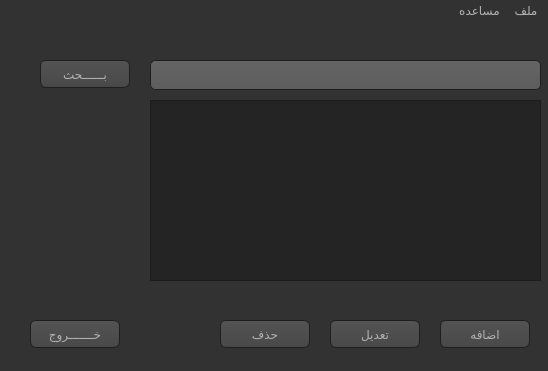
<?xml version="1.0" encoding="UTF-8"?>
<ui version="4.0">
 <class>Form</class>
 <widget class="QMainWindow" name="Form">
  <property name="geometry">
   <rect>
    <x>0</x>
    <y>0</y>
    <width>548</width>
    <height>371</height>
   </rect>
  </property>
  <property name="windowTitle">
   <string>Moon Dictionary</string>
  </property>
  <property name="windowIcon">
   <iconset resource="resources.qrc">
    <normaloff>:/images/moon.ico</normaloff>:/images/moon.ico</iconset>
  </property>
  <property name="layoutDirection">
   <enum>Qt::RightToLeft</enum>
  </property>
  <property name="styleSheet">
   <string notr="true">QToolTip
{
     border: 1px solid black;
     background-color: #ffa02f;
     padding: 1px;
     border-radius: 3px;
     opacity: 100;
}

QWidget
{
    color: #b1b1b1;
    background-color: #323232;
}

QWidget:item:hover
{
    background-color: QLinearGradient( x1: 0, y1: 0, x2: 0, y2: 1, stop: 0 #ffa02f, stop: 1 #ca0619);
    color: #000000;
}

QWidget:item:selected
{
    background-color: QLinearGradient( x1: 0, y1: 0, x2: 0, y2: 1, stop: 0 #ffa02f, stop: 1 #d7801a);
}

QMenuBar::item
{
    background: transparent;
}

QMenuBar::item:selected
{
    background: transparent;
    border: 1px solid #ffaa00;
}

QMenuBar::item:pressed
{
    background: #444;
    border: 1px solid #000;
    background-color: QLinearGradient(
        x1:0, y1:0,
        x2:0, y2:1,
        stop:1 #212121,
        stop:0.4 #343434/*,
        stop:0.2 #343434,
        stop:0.1 #ffaa00*/
    );
    margin-bottom:-1px;
    padding-bottom:1px;
}

QMenu
{
    border: 1px solid #000;
}

QMenu::item
{
    padding: 2px 20px 2px 20px;
}

QMenu::item:selected
{
    color: #000000;
}

QWidget:disabled
{
    color: #404040;
    background-color: #323232;
}

QAbstractItemView
{
    background-color: QLinearGradient( x1: 0, y1: 0, x2: 0, y2: 1, stop: 0 #4d4d4d, stop: 0.1 #646464, stop: 1 #5d5d5d);
}

QWidget:focus
{
    /*border: 2px solid QLinearGradient( x1: 0, y1: 0, x2: 0, y2: 1, stop: 0 #ffa02f, stop: 1 #d7801a);*/
}

QLineEdit
{
    background-color: QLinearGradient( x1: 0, y1: 0, x2: 0, y2: 1, stop: 0 #4d4d4d, stop: 0 #646464, stop: 1 #5d5d5d);
    padding: 1px;
    border-style: solid;
    border: 1px solid #1e1e1e;
    border-radius: 5;
}

QPushButton
{
    color: #b1b1b1;
    background-color: QLinearGradient( x1: 0, y1: 0, x2: 0, y2: 1, stop: 0 #565656, stop: 0.1 #525252, stop: 0.5 #4e4e4e, stop: 0.9 #4a4a4a, stop: 1 #464646);
    border-width: 1px;
    border-color: #1e1e1e;
    border-style: solid;
    border-radius: 6;
    padding: 3px;
    font-size: 12px;
    padding-left: 5px;
    padding-right: 5px;
}

QPushButton:pressed
{
    background-color: QLinearGradient( x1: 0, y1: 0, x2: 0, y2: 1, stop: 0 #2d2d2d, stop: 0.1 #2b2b2b, stop: 0.5 #292929, stop: 0.9 #282828, stop: 1 #252525);
}

QComboBox
{
    selection-background-color: #ffaa00;
    background-color: QLinearGradient( x1: 0, y1: 0, x2: 0, y2: 1, stop: 0 #565656, stop: 0.1 #525252, stop: 0.5 #4e4e4e, stop: 0.9 #4a4a4a, stop: 1 #464646);
    border-style: solid;
    border: 1px solid #1e1e1e;
    border-radius: 5;
}

QComboBox:hover,QPushButton:hover
{
    border: 2px solid QLinearGradient( x1: 0, y1: 0, x2: 0, y2: 1, stop: 0 #ffa02f, stop: 1 #d7801a);
}


QComboBox:on
{
    padding-top: 3px;
    padding-left: 4px;
    background-color: QLinearGradient( x1: 0, y1: 0, x2: 0, y2: 1, stop: 0 #2d2d2d, stop: 0.1 #2b2b2b, stop: 0.5 #292929, stop: 0.9 #282828, stop: 1 #252525);
    selection-background-color: #ffaa00;
}

QComboBox QAbstractItemView
{
    border: 2px solid darkgray;
    selection-background-color: QLinearGradient( x1: 0, y1: 0, x2: 0, y2: 1, stop: 0 #ffa02f, stop: 1 #d7801a);
}

QComboBox::drop-down
{
     subcontrol-origin: padding;
     subcontrol-position: top right;
     width: 15px;

     border-left-width: 0px;
     border-left-color: darkgray;
     border-left-style: solid; /* just a single line */
     border-top-right-radius: 3px; /* same radius as the QComboBox */
     border-bottom-right-radius: 3px;
 }

QComboBox::down-arrow
{
     image: url(:/down_arrow.png);
}

QGroupBox:focus
{
border: 2px solid QLinearGradient( x1: 0, y1: 0, x2: 0, y2: 1, stop: 0 #ffa02f, stop: 1 #d7801a);
}

QTextEdit:focus
{
    border: 2px solid QLinearGradient( x1: 0, y1: 0, x2: 0, y2: 1, stop: 0 #ffa02f, stop: 1 #d7801a);
}

QScrollBar:horizontal {
     border: 1px solid #222222;
     background: QLinearGradient( x1: 0, y1: 0, x2: 0, y2: 1, stop: 0.0 #121212, stop: 0.2 #282828, stop: 1 #484848);
     height: 7px;
     margin: 0px 16px 0 16px;
}

QScrollBar::handle:horizontal
{
      background: QLinearGradient( x1: 0, y1: 0, x2: 1, y2: 0, stop: 0 #ffa02f, stop: 0.5 #d7801a, stop: 1 #ffa02f);
      min-height: 20px;
      border-radius: 2px;
}

QScrollBar::add-line:horizontal {
      border: 1px solid #1b1b19;
      border-radius: 2px;
      background: QLinearGradient( x1: 0, y1: 0, x2: 1, y2: 0, stop: 0 #ffa02f, stop: 1 #d7801a);
      width: 14px;
      subcontrol-position: right;
      subcontrol-origin: margin;
}

QScrollBar::sub-line:horizontal {
      border: 1px solid #1b1b19;
      border-radius: 2px;
      background: QLinearGradient( x1: 0, y1: 0, x2: 1, y2: 0, stop: 0 #ffa02f, stop: 1 #d7801a);
      width: 14px;
     subcontrol-position: left;
     subcontrol-origin: margin;
}

QScrollBar::right-arrow:horizontal, QScrollBar::left-arrow:horizontal
{
      border: 1px solid black;
      width: 1px;
      height: 1px;
      background: white;
}

QScrollBar::add-page:horizontal, QScrollBar::sub-page:horizontal
{
      background: none;
}

QScrollBar:vertical
{
      background: QLinearGradient( x1: 0, y1: 0, x2: 1, y2: 0, stop: 0.0 #121212, stop: 0.2 #282828, stop: 1 #484848);
      width: 7px;
      margin: 16px 0 16px 0;
      border: 1px solid #222222;
}

QScrollBar::handle:vertical
{
      background: QLinearGradient( x1: 0, y1: 0, x2: 0, y2: 1, stop: 0 #ffa02f, stop: 0.5 #d7801a, stop: 1 #ffa02f);
      min-height: 20px;
      border-radius: 2px;
}

QScrollBar::add-line:vertical
{
      border: 1px solid #1b1b19;
      border-radius: 2px;
      background: QLinearGradient( x1: 0, y1: 0, x2: 0, y2: 1, stop: 0 #ffa02f, stop: 1 #d7801a);
      height: 14px;
      subcontrol-position: bottom;
      subcontrol-origin: margin;
}

QScrollBar::sub-line:vertical
{
      border: 1px solid #1b1b19;
      border-radius: 2px;
      background: QLinearGradient( x1: 0, y1: 0, x2: 0, y2: 1, stop: 0 #d7801a, stop: 1 #ffa02f);
      height: 14px;
      subcontrol-position: top;
      subcontrol-origin: margin;
}

QScrollBar::up-arrow:vertical, QScrollBar::down-arrow:vertical
{
      border: 1px solid black;
      width: 1px;
      height: 1px;
      background: white;
}


QScrollBar::add-page:vertical, QScrollBar::sub-page:vertical
{
      background: none;
}

QTextEdit
{
    background-color: #242424;
}

QPlainTextEdit
{
    background-color: #242424;
}

QHeaderView::section
{
    background-color: QLinearGradient(x1:0, y1:0, x2:0, y2:1, stop:0 #616161, stop: 0.5 #505050, stop: 0.6 #434343, stop:1 #656565);
    color: white;
    padding-left: 4px;
    border: 1px solid #6c6c6c;
}

QCheckBox:disabled
{
color: #414141;
}

QDockWidget::title
{
    text-align: center;
    spacing: 3px; /* spacing between items in the tool bar */
    background-color: QLinearGradient(x1:0, y1:0, x2:0, y2:1, stop:0 #323232, stop: 0.5 #242424, stop:1 #323232);
}

QDockWidget::close-button, QDockWidget::float-button
{
    text-align: center;
    spacing: 1px; /* spacing between items in the tool bar */
    background-color: QLinearGradient(x1:0, y1:0, x2:0, y2:1, stop:0 #323232, stop: 0.5 #242424, stop:1 #323232);
}

QDockWidget::close-button:hover, QDockWidget::float-button:hover
{
    background: #242424;
}

QDockWidget::close-button:pressed, QDockWidget::float-button:pressed
{
    padding: 1px -1px -1px 1px;
}

QMainWindow::separator
{
    background-color: QLinearGradient(x1:0, y1:0, x2:0, y2:1, stop:0 #161616, stop: 0.5 #151515, stop: 0.6 #212121, stop:1 #343434);
    color: white;
    padding-left: 4px;
    border: 1px solid #4c4c4c;
    spacing: 3px; /* spacing between items in the tool bar */
}

QMainWindow::separator:hover
{

    background-color: QLinearGradient(x1:0, y1:0, x2:0, y2:1, stop:0 #d7801a, stop:0.5 #b56c17 stop:1 #ffa02f);
    color: white;
    padding-left: 4px;
    border: 1px solid #6c6c6c;
    spacing: 3px; /* spacing between items in the tool bar */
}

QToolBar::handle
{
     spacing: 3px; /* spacing between items in the tool bar */
     background: url(:/images/handle.png);
}

QMenu::separator
{
    height: 2px;
    background-color: QLinearGradient(x1:0, y1:0, x2:0, y2:1, stop:0 #161616, stop: 0.5 #151515, stop: 0.6 #212121, stop:1 #343434);
    color: white;
    padding-left: 4px;
    margin-left: 10px;
    margin-right: 5px;
}

QProgressBar
{
    border: 2px solid grey;
    border-radius: 5px;
    text-align: center;
}

QProgressBar::chunk
{
    background-color: #d7801a;
    width: 2.15px;
    margin: 0.5px;
}

QTabBar::tab {
    color: #b1b1b1;
    border: 1px solid #444;
    border-bottom-style: none;
    background-color: #323232;
    padding-left: 10px;
    padding-right: 10px;
    padding-top: 3px;
    padding-bottom: 2px;
    margin-right: -1px;
}

QTabWidget::pane {
    border: 1px solid #444;
    top: 1px;
}

QTabBar::tab:last
{
    margin-right: 0; /* the last selected tab has nothing to overlap with on the right */
    border-top-right-radius: 3px;
}

QTabBar::tab:first:!selected
{
 margin-left: 0px; /* the last selected tab has nothing to overlap with on the right */


    border-top-left-radius: 3px;
}

QTabBar::tab:!selected
{
    color: #b1b1b1;
    border-bottom-style: solid;
    margin-top: 3px;
    background-color: QLinearGradient(x1:0, y1:0, x2:0, y2:1, stop:1 #212121, stop:.4 #343434);
}

QTabBar::tab:selected
{
    border-top-left-radius: 3px;
    border-top-right-radius: 3px;
    margin-bottom: 0px;
}

QTabBar::tab:!selected:hover
{
    /*border-top: 2px solid #ffaa00;
    padding-bottom: 3px;*/
    border-top-left-radius: 3px;
    border-top-right-radius: 3px;
    background-color: QLinearGradient(x1:0, y1:0, x2:0, y2:1, stop:1 #212121, stop:0.4 #343434, stop:0.2 #343434, stop:0.1 #ffaa00);
}

QRadioButton::indicator:checked, QRadioButton::indicator:unchecked{
    color: #b1b1b1;
    background-color: #323232;
    border: 1px solid #b1b1b1;
    border-radius: 6px;
}

QRadioButton::indicator:checked
{
    background-color: qradialgradient(
        cx: 0.5, cy: 0.5,
        fx: 0.5, fy: 0.5,
        radius: 1.0,
        stop: 0.25 #ffaa00,
        stop: 0.3 #323232
    );
}

QCheckBox::indicator{
    color: #b1b1b1;
    background-color: #323232;
    border: 1px solid #b1b1b1;
    width: 9px;
    height: 9px;
}

QRadioButton::indicator
{
    border-radius: 6px;
}

QRadioButton::indicator:hover, QCheckBox::indicator:hover
{
    border: 1px solid #ffaa00;
}

QCheckBox::indicator:checked
{
    image:url(:/images/checkbox.png);
}

QCheckBox::indicator:disabled, QRadioButton::indicator:disabled
{
    border: 1px solid #444;
}</string>
  </property>
  <widget class="QWidget" name="centralwidget">
   <widget class="QLabel" name="label">
    <property name="geometry">
     <rect>
      <x>240</x>
      <y>270</y>
      <width>301</width>
      <height>20</height>
     </rect>
    </property>
    <property name="text">
     <string/>
    </property>
   </widget>
   <widget class="QPushButton" name="add_b">
    <property name="geometry">
     <rect>
      <x>440</x>
      <y>300</y>
      <width>90</width>
      <height>28</height>
     </rect>
    </property>
    <property name="focusPolicy">
     <enum>Qt::NoFocus</enum>
    </property>
    <property name="layoutDirection">
     <enum>Qt::LeftToRight</enum>
    </property>
    <property name="text">
     <string>اضافه</string>
    </property>
    <property name="icon">
     <iconset resource="resources.qrc">
      <normaloff>:/images/add.png</normaloff>:/images/add.png</iconset>
    </property>
    <property name="flat">
     <bool>false</bool>
    </property>
   </widget>
   <widget class="QPushButton" name="edit_b">
    <property name="geometry">
     <rect>
      <x>330</x>
      <y>300</y>
      <width>90</width>
      <height>28</height>
     </rect>
    </property>
    <property name="layoutDirection">
     <enum>Qt::LeftToRight</enum>
    </property>
    <property name="text">
     <string>تعديل</string>
    </property>
    <property name="icon">
     <iconset resource="resources.qrc">
      <normaloff>:/images/edit.png</normaloff>:/images/edit.png</iconset>
    </property>
   </widget>
   <widget class="QTextBrowser" name="textBrowser">
    <property name="geometry">
     <rect>
      <x>150</x>
      <y>80</y>
      <width>391</width>
      <height>181</height>
     </rect>
    </property>
   </widget>
   <widget class="QPushButton" name="search_b">
    <property name="geometry">
     <rect>
      <x>40</x>
      <y>40</y>
      <width>90</width>
      <height>28</height>
     </rect>
    </property>
    <property name="layoutDirection">
     <enum>Qt::LeftToRight</enum>
    </property>
    <property name="text">
     <string>بــــــحث</string>
    </property>
    <property name="icon">
     <iconset resource="resources.qrc">
      <normaloff>:/images/search.png</normaloff>:/images/search.png</iconset>
    </property>
   </widget>
   <widget class="QPushButton" name="delete_b">
    <property name="geometry">
     <rect>
      <x>220</x>
      <y>300</y>
      <width>90</width>
      <height>28</height>
     </rect>
    </property>
    <property name="focusPolicy">
     <enum>Qt::NoFocus</enum>
    </property>
    <property name="layoutDirection">
     <enum>Qt::LeftToRight</enum>
    </property>
    <property name="text">
     <string>حذف</string>
    </property>
    <property name="icon">
     <iconset resource="resources.qrc">
      <normaloff>:/images/delete.png</normaloff>:/images/delete.png</iconset>
    </property>
   </widget>
   <widget class="QPushButton" name="exit_b">
    <property name="geometry">
     <rect>
      <x>30</x>
      <y>300</y>
      <width>90</width>
      <height>28</height>
     </rect>
    </property>
    <property name="focusPolicy">
     <enum>Qt::NoFocus</enum>
    </property>
    <property name="layoutDirection">
     <enum>Qt::LeftToRight</enum>
    </property>
    <property name="text">
     <string>خـــــــروج</string>
    </property>
    <property name="icon">
     <iconset resource="resources.qrc">
      <normaloff>:/images/exit.png</normaloff>:/images/exit.png</iconset>
    </property>
   </widget>
   <widget class="QLineEdit" name="search_bar">
    <property name="geometry">
     <rect>
      <x>150</x>
      <y>40</y>
      <width>391</width>
      <height>30</height>
     </rect>
    </property>
    <property name="focusPolicy">
     <enum>Qt::StrongFocus</enum>
    </property>
   </widget>
  </widget>
  <widget class="QMenuBar" name="menubar">
   <property name="geometry">
    <rect>
     <x>0</x>
     <y>0</y>
     <width>548</width>
     <height>28</height>
    </rect>
   </property>
   <widget class="QMenu" name="menu">
    <property name="layoutDirection">
     <enum>Qt::LeftToRight</enum>
    </property>
    <property name="title">
     <string>ملف</string>
    </property>
    <addaction name="separator"/>
    <addaction name="settings_t"/>
   </widget>
   <widget class="QMenu" name="menu_2">
    <property name="layoutDirection">
     <enum>Qt::LeftToRight</enum>
    </property>
    <property name="title">
     <string>مساعده</string>
    </property>
    <addaction name="separator"/>
    <addaction name="content_t"/>
    <addaction name="about_t"/>
   </widget>
   <addaction name="menu"/>
   <addaction name="menu_2"/>
  </widget>
  <action name="content_t">
   <property name="icon">
    <iconset resource="resources.qrc">
     <normaloff>:/images/help.png</normaloff>:/images/help.png</iconset>
   </property>
   <property name="text">
    <string>المحتوي</string>
   </property>
  </action>
  <action name="about_t">
   <property name="icon">
    <iconset resource="resources.qrc">
     <normaloff>:/images/about.png</normaloff>:/images/about.png</iconset>
   </property>
   <property name="text">
    <string>حــول</string>
   </property>
  </action>
  <action name="settings_t">
   <property name="icon">
    <iconset resource="resources.qrc">
     <normaloff>:/images/settings.png</normaloff>:/images/settings.png</iconset>
   </property>
   <property name="text">
    <string>الاعدادات </string>
   </property>
  </action>
 </widget>
 <resources>
  <include location="resources.qrc"/>
 </resources>
 <connections/>
</ui>
